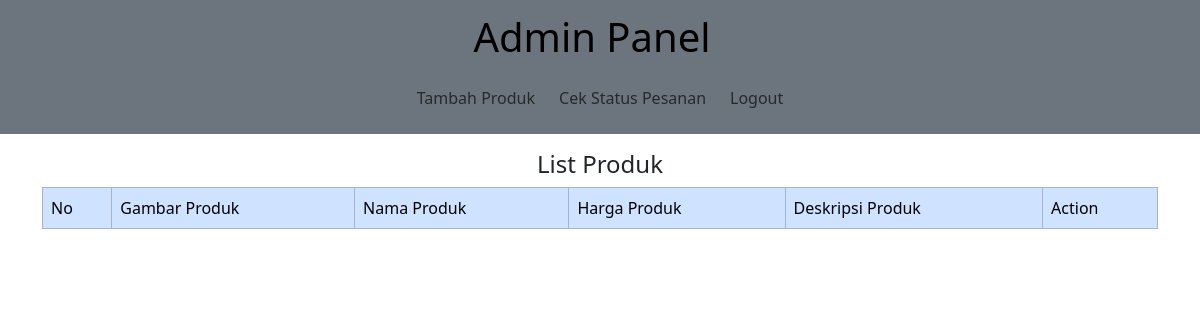
/admin/index.php (signed in), run on an earlier commit of the app's database.
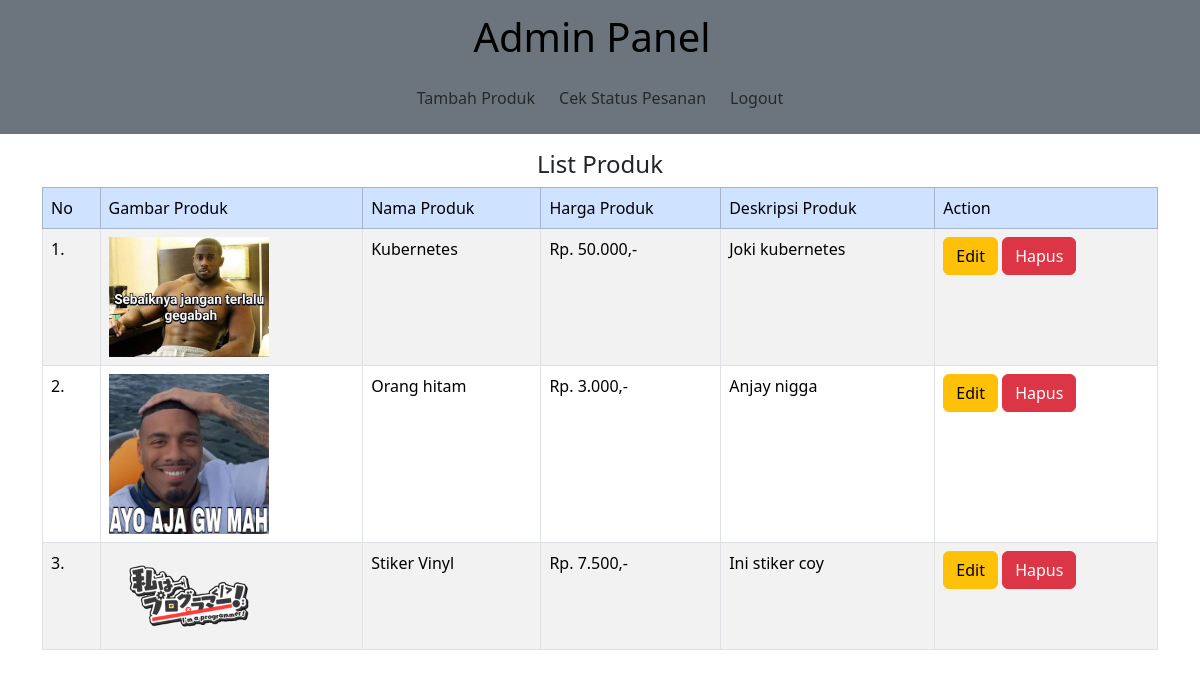
And on a later commit of the database.
### tables this page shows
CREATE TABLE `tb_produk` (
  `id_produk` int(11) NOT NULL,
  `nama_produk` varchar(30) NOT NULL,
  `harga_produk` int(10) NOT NULL,
  `deskripsi_produk` varchar(50) NOT NULL,
  `gambar_produk` varchar(100) NOT NULL
);

### admin/index.php (the view, shortened to what this page needs)
<?php
include('../config.php');
$query = mysqli_query($config, "SELECT * FROM tb_produk");
$data = mysqli_fetch_all($query, MYSQLI_ASSOC);
?>
<!DOCTYPE html>
<html lang="en">
<head>
    <link rel="stylesheet" href="../lib/css/main.css">
    <link rel="stylesheet" href="../lib/css/bootstrap.min.css">
</head>
<body>
    <nav class="navbar navbar-expand-md d-flex flex-row bg-secondary">
        <div class="container-fluid d-flex flex-column">
            <div class="d-flex flex-row justify-content-between">
                <a class="navbar-brand" href="./">
                    <h1>Admin Panel</h1>
                </a>
            </div>
            <div class="collapse navbar-collapse" id="navbarSupportedContent">
                <div class="d-flex flex-column">
                    <div class="justify-content-center  align-self-center mb-1">
                        <ul class="navbar-nav me-auto mb-2 mb-lg-0">
                            <li class="nav-item p-1">
                                <a class="nav-link" aria-current="page" href="?page=tambah">Tambah Produk</a>
                            </li>
                            <li class="nav-item p-1">
                                <a class="nav-link" href="?page=check">Cek Status Pesanan</a>
                            </li>
                            <li class="nav-item p-1">
                                <a class="nav-link" href="./logout.php" onclick="return confirm('Apakah anda yakin logout?');">Logout</a>
                            </li>
                        </ul>
                    </div>
                </div>
            </div>
        </div>
    </nav>
    <div class="container d-flex flex-column justify-content-center">
        <h4 class="text-center mt-3">List Produk</h4>
        <table class="table table-striped table-bordered">
            <thead class="table-primary">
                <td>No</td>
                <td>Gambar Produk</td>
                <td>Nama Produk</td>
                <td>Harga Produk</td>
                <td>Deskripsi Produk</td>
                <td>Action</td>
            </thead>
            <?php
            $no = 1;
            ?>
            <?php foreach ($data as $data) : ?>
                <tr>
                <td>
                    <?php
                    echo $no++ .".";
                    ?>
                </td>
                    <td>
                        <div class="product-img">
                            <img src="../assets/uploads/<?php echo $data['gambar_produk'] ?>" alt="">
                        </div>
                    </td>
                    <td><?php echo $data['nama_produk']?></td>
                    <td>Rp. <?php echo number_format($data['harga_produk'], 0, ',', '.')?>,-</td>
                    <td><?php echo $data['deskripsi_produk']?></td>
                    <td>
                        <a href="./?page=update&id=<?php echo $data['id_produk'] ?>" class="btn btn-warning mb-1">Edit</a>
                        <a href="./delete.php?id=<?php echo $data['id_produk'] ?>" class="btn btn-danger mb-1" onclick="return confirm('Anda yakin menghapus produk ini?');">Hapus</a>
                    </td>
                </tr>
            <?php endforeach; ?>
        </table>
    </div>
</body>
</html>

What changed in the data, as far as the page shows it:
added tb_produk: gambar_produk (picture), nama_produk "Kubernetes", harga_produk "50.000", deskripsi_produk "Joki kubernetes"
added tb_produk: gambar_produk (picture), nama_produk "Orang hitam", harga_produk "3.000", deskripsi_produk "Anjay nigga"
added tb_produk: gambar_produk (picture), nama_produk "Stiker Vinyl", harga_produk "7.500", deskripsi_produk "Ini stiker coy"
